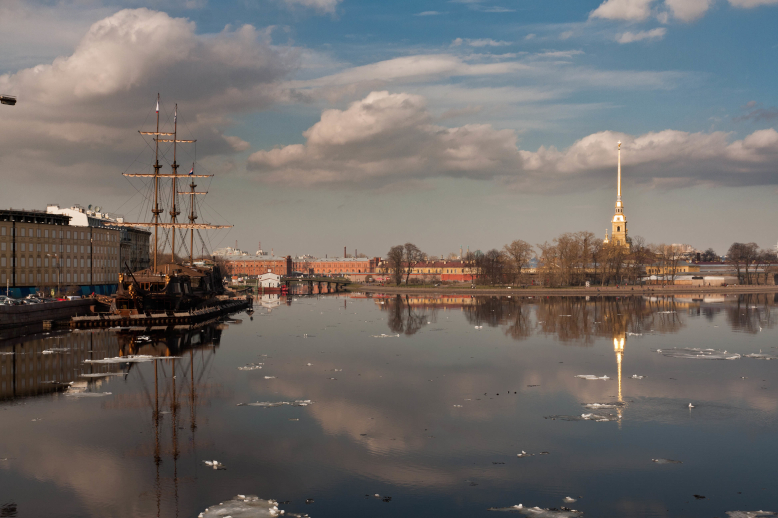
#> input picture DSIM/images/boat1.jpg, 778 x 518 px
$ jupyter execute --allow-errors E04_Kasela_Pranav_846965.ipynb   (shell and % lines are left out)
#> lines starting #> are read from the running program, lines starting #| are printed output that depends on the picture; long printed decimals are rounded
[cell 1]
import numpy as np
import cv2 as cv
from matplotlib import pyplot as plt

[cell 2]
im1 = cv.imread("images/boat1.jpg", 0)
#> im1: shape (518, 778); min 0, max 255, mean 108.1
im2 = cv.imread("images/boat3.jpg", 0)
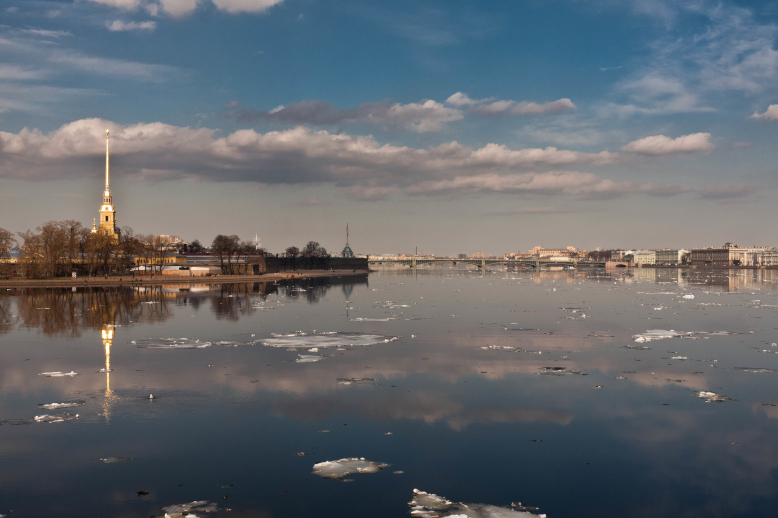
#> input picture DSIM/images/boat3.jpg, 778 x 518 px
#> im2: shape (518, 778); min 4, max 255, mean 103.4

[cell 3]
plt.figure(figsize=(15,10))

plt.subplot(121)
plt.imshow(im1, cmap='gray')
plt.subplot(122)
plt.imshow(im2, cmap='gray')

plt.show()
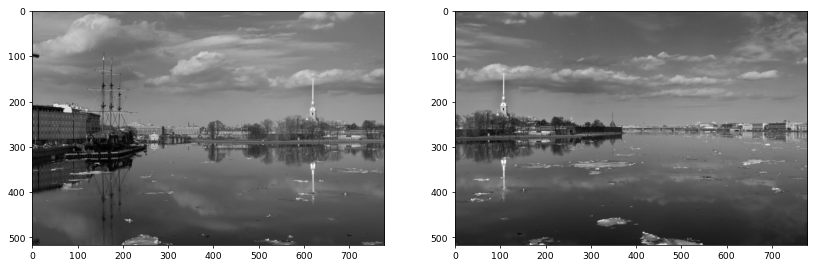
#> figure drawn by matplotlib, 2 panels

### 1. Trovare l'omografia che descrive la trasformazione tra il <u>secondo</u> set di punti ed il <u>primo</u>

https://docs.opencv.org/3.4.2/d9/d0c/group__calib3d.html#ga4abc2ece9fab9398f2e560d53c8c9780

[cell 4]
# Estrazione keypoint
sift = cv.xfeatures2d.SIFT_create()
(kps1, features1) = sift.detectAndCompute(im1, None)
#> kps1 = 1193 keypoints; strongest (x, y, size): (282, 511, 2.2), (147, 338, 2.1), (215, 462, 2.6), (520, 505, 2.1)
(kps2, features2) = sift.detectAndCompute(im2, None)
#> kps2 = 850 keypoints; strongest (x, y, size): (415, 490, 2.4), (142, 268, 3.2), (151, 396, 2), (448, 502, 3)
# Match features
bf = cv.BFMatcher(crossCheck=True)
matches = bf.match(features1, features2)
#> matches = 379 matches

[cell 5]
def myHomography(kps1, kps2, matches):
    """
    This function takes the keypoints for both images (kps1 and kps2) and the matches
    but only the best 100 matches and their respective kps1 and kps2 are taken, later
    the findHomography of cv2 is used with RANSAC with a threshold = 5 for the outliers
    """
    matches = sorted(matches, key=lambda x: x.distance)[0:50]
#> matches = 50 matches
    kps1_matches = np.array(list(map(lambda x: kps1[x.queryIdx].pt, matches)))
#> kps1_matches = 50 pairs, first value 550.7 to 750.5, second value 168.1 to 311.7
    kps2_matches = np.array(list(map(lambda x: kps2[x.trainIdx].pt, matches)))
#> kps2_matches = 50 pairs, first value 33.72 to 232.4, second value 156.9 to 302.2
    #if distance between destination and H*src > ransacReprojThreshold then it is an outlier
    #it default to 3, we set it to 5 to be more lenient
    H,_ = cv.findHomography(kps2_matches, kps1_matches, cv.RANSAC, ransacReprojThreshold=5)
#> H = [[0.566, -0.0233, 521.8], [-0.152, 0.909, 31.06], [-0.000548, -3.89e-05, 1]]
    return H

[cell 6]
H = myHomography(kps1, kps2, matches)
print(H)
#| [[ 5.66168214e-01 -2.32744311e-02  5.21753996e+02]
#|  [-1.51702888e-01  9.08563313e-01  3.10559979e+01]
#|  [-5.48136437e-04 -3.88932464e-05  1.00000000e+00]]

### 2. Applicare l'omografia alla seconda immagine

https://docs.opencv.org/3.4.2/da/d54/group__imgproc__transform.html#gaf73673a7e8e18ec6963e3774e6a94b87

https://docs.opencv.org/3.4.2/da/d6e/tutorial_py_geometric_transformations.html

[cell 7]
def myWarp(im, H, shape):
    """
    Simply warps the image using the H matrix and return an image
    with the desired shape.
    """
    return cv.warpPerspective(im, H, shape)

The tranformation applied by warpPerspective using the H matrix is:
$$ \tilde x,\tilde y = \Big ( \dfrac{H_{11}x+H_{12}y+H_{13}}{H_{31}x+H_{32}y+H_{33}},\dfrac{H_{21}x+H_{22}y+H_{23}}{H_{31}x+H_{32}y+H_{33}} \Big )$$

[cell 8]
def transformed_coordinates(H,x,y):
    "Uses the H matrix and the trasformation described above to get trasnformed x and y"
    x_new = (H[0][0]*x+H[0][1]*y+H[0][2])/(H[2][0]*x+H[2][1]*y+H[2][2])
    y_new = (H[1][0]*x+H[1][1]*y+H[1][2])/(H[2][0]*x+H[2][1]*y+H[2][2])
    return x_new, y_new

**Here we print and see how the borders points are trasformed, which will also be useful to see how to crop the image later, in order to automatize the collage process to adapt to any new picture it sees.**

[cell 9]
x_1 = im2.shape[1]
#> x_1 = 778
y_1 = im2.shape[0]
#> y_1 = 518
print("Transformation of x:", "(" + str(x_1)+"," +str(y_1)+")", "is", transformed_coordinates(H,x_1,y_1))
#> in transformed_coordinates, `x_new = (H[0][0]*x+H[0][1]*y+H[0][2])/(H[2][0]*x+H[2][1]*y+H[2][2])`: x_new = 1717
#> in transformed_coordinates, `y_new = (H[1][0]*x+H[1][1]*y+H[1][2])/(H[2][0]*x+H[2][1]*y+H[2][2])`: y_new = 693.3
#| Transformation of x: (778,518) is (1716.970, 693.287)

[cell 10]
x_2 = im2.shape[1]
#> x_2 = 778
y_2 = 0
print("Transformation of x:", "(" + str(x_2)+"," +str(y_2)+")", "is", transformed_coordinates(H,x_2,y_2))
#| Transformation of x: (778,0) is (1677.680, -151.633)

[cell 11]
x_3 = 0
y_3 = 0
print("Transformation of x:", "(" + str(x_3)+"," +str(y_3)+")", "is", transformed_coordinates(H,x_3,y_3))
#| Transformation of x: (0,0) is (521.754, 31.056)

[cell 12]
x_4 = 0
y_4 = im2.shape[0]
#> y_4 = 518
print("Transformation of x:", "(" + str(x_4)+"," +str(y_4)+")", "is", transformed_coordinates(H,x_4,y_4))
#| Transformation of x: (0,518) is (520.178, 512.007)

**Here we choose the maximum of the all border points and the other image dimensions so there is no loss of information.**

[cell 13]
# Apply a perspective warp to stitch the images together
plt.figure(figsize=(15,10))
shape = (int(max(transformed_coordinates(H,x_1,y_1)[0],
                 transformed_coordinates(H,x_2,y_2)[0],
                 transformed_coordinates(H,x_3,y_3)[0],
                 transformed_coordinates(H,x_4,y_4)[0],
                 im1.shape[1])),
             int(max(transformed_coordinates(H,x_1,y_1)[1],
                 transformed_coordinates(H,x_2,y_2)[1],
                 transformed_coordinates(H,x_3,y_3)[1],
                 transformed_coordinates(H,x_4,y_4)[1],
                 im1.shape[0])))
#> shape = (1716, 693)
temp = myWarp(im2, H, shape)
plt.imshow(temp, cmap='gray'); plt.show()

### 3. Integrare la prima immagine

``im_base[from_y:to_y, from_x:to_x] = im_new``

[cell 14]
def myCollage(im_base, im_new):
    """
    This one just puts the im_new on top of im_base nothing special,
    it assumes the im_new can be contained in im_base otherwise an
    exception will be raised.
    """
    im_base[:im_new.shape[0],:im_new.shape[1]] = im_new
    return im_base

**Finally we plot the stitched image, but there is a small problem: the merging of the photos is not smooth, in fact, we can see a divider line in between**

[cell 15]
plt.figure(figsize=(15,10))
result = myCollage(temp, im1)
plt.imshow(result, cmap='gray'); plt.show()

### Stitcher Funtion to pack everything
**A final function to stich two images toghether is created, it is completely autonomous and requires no user modification, it will crop the image (if `crop=True`) to remove the black space below created due to the angle found by the perspective transformation.**

[cell 16]
def sticher(im1, im2, crop=True):
    """
    We collect everything done above in a unique function, this way
    we need to feed only two image which need to be stiched.
    """
#> called with crop = True
    # Estrazione keypoint
    sift = cv.xfeatures2d.SIFT_create()
    (kps1, features1) = sift.detectAndCompute(im1, None)
    (kps2, features2) = sift.detectAndCompute(im2, None)
    # Match features
    bf = cv.BFMatcher(crossCheck=True)
    matches = bf.match(features1, features2)
#> matches = 379 matches

    H = myHomography(kps1, kps2, matches)

    x_1, y_1 = im2.shape[1], im2.shape[0]
#> x_1 = 778; y_1 = 518
    x_2, y_2 = im2.shape[1], 0
#> x_2 = 778; y_2 = 0
    x_3, y_3 = 0, im2.shape[0]
#> x_3 = 0; y_3 = 518
    x_4, y_4 = 0, 0

    shape = (int(max(transformed_coordinates(H,x_1,y_1)[0],
                 transformed_coordinates(H,x_2,y_2)[0],
                 transformed_coordinates(H,x_3,y_3)[0],
                 transformed_coordinates(H,x_4,y_4)[0],
                 im1.shape[1])),
             int(max(transformed_coordinates(H,x_1,y_1)[1],
                 transformed_coordinates(H,x_2,y_2)[1],
                 transformed_coordinates(H,x_3,y_3)[1],
                 transformed_coordinates(H,x_4,y_4)[1],
                 im1.shape[0])))
#> shape = (1716, 693)

    temp = myWarp(im2, H, shape)

    if not crop:
        return myCollage(temp, im1)

    x_coord = int(min(transformed_coordinates(H,x_1,y_1)[1],
                 transformed_coordinates(H,x_2,y_2)[1],
                 transformed_coordinates(H,x_3,y_3)[1],
                 transformed_coordinates(H,x_4,y_4)[1]))
#> x_coord = -151

    return myCollage(temp, im1)[:im1.shape[0],:x_coord]
#> returned value: shape (518, 1565)

[cell 17]
plt.figure(figsize=(15,10))
plt.imshow(sticher(im1,im2, True), cmap='gray'); plt.axis('off')
plt.show()

## Smooth Stitcher
**As we said before the transition between the two images is not smooth, so a now collage maker is created: *myCollage_smooth***;

**It basically pastes the new picture until the blend_start, after which it will blend the pictures using a weighed average between the new and base image, the more we go near the base image at the right the more weight is given to the base image: at the starting point of the blending (`blend_start`) the weight of the base image is 0, while at the end of the new picture the weight of the base images has value 1**.

[cell 18]
def myCollage_smooth(im_base, im_new, blend_start):
    """
    Pastes the new picture until the blend_start, after which it will
    blend the pictures using a weighed average between the new and base image,
    the weight changes while be move in the image, the more we go near
    the base image at the right the more weight is given to the base image:
    at the blend_point the weight is 0 while at the end of the new picture the weight has value 1
    """
    im_base[:im_new.shape[0],:blend_start] = im_new[:im_new.shape[0],:blend_start]
    for w in range(blend_start,im_new.shape[1]):
        weight = (w-blend_start)/(im_new.shape[1]-blend_start)
        im_base[:im_new.shape[0],w] = (1-weight)*im_new[:,w] + weight*im_base[:im_new.shape[0],w]
    return im_base

def sticher_smooth(im1, im2, crop=True):
    """Same as the sticher function as above but uses the myCollage_smooth to blend the images"""
#> called with crop = True
    # Estrazione keypoint
    sift = cv.xfeatures2d.SIFT_create()
    (kps1, features1) = sift.detectAndCompute(im1, None)
    (kps2, features2) = sift.detectAndCompute(im2, None)
    # Match features
    bf = cv.BFMatcher(crossCheck=True)
    matches = bf.match(features1, features2)
#> matches = 379 matches

    H = myHomography(kps1, kps2, matches)

    x_1, y_1 = im2.shape[1], im2.shape[0]
#> x_1 = 778; y_1 = 518
    x_2, y_2 = im2.shape[1], 0
#> x_2 = 778; y_2 = 0
    x_3, y_3 = 0, im2.shape[0]
#> x_3 = 0
    x_4, y_4 = 0, 0

    shape = (int(max(transformed_coordinates(H,x_1,y_1)[0],
                 transformed_coordinates(H,x_2,y_2)[0],
                 transformed_coordinates(H,x_3,y_3)[0],
                 transformed_coordinates(H,x_4,y_4)[0],
                 im1.shape[1])),
             int(max(transformed_coordinates(H,x_1,y_1)[1],
                 transformed_coordinates(H,x_2,y_2)[1],
                 transformed_coordinates(H,x_3,y_3)[1],
                 transformed_coordinates(H,x_4,y_4)[1],
                 im1.shape[0])))
#> shape = (1716, 693)

    temp = myWarp(im2, H, shape)
    blend_start = int(min(transformed_coordinates(H,x_3,y_3)[0],
                         transformed_coordinates(H,x_4,y_4)[0]))
#> blend_start = 520

    if not crop:
        return myCollage_smooth(temp, im1, blend_start)

    x_coord = int(min(transformed_coordinates(H,x_1,y_1)[1],
                 transformed_coordinates(H,x_2,y_2)[1])) #depends only on the image on the right
#> x_coord = -151
    return myCollage_smooth(temp, im1, blend_start)[:im1.shape[0],:x_coord]
#> the loop in myCollage_smooth, `for w in range(blend_start,im_new.shape[1]):` made 258 passes
#> weight on passes 1 to 3: 0, 0.00388, 0.00775
#> after the loop in myCollage_smooth, `for w in range(blend_start,im_new.shape[1]):`: im_base: shape (693, 1716); min 0, max 254, mean 87.3

[cell 19]
plt.figure(figsize=(15,10))
plt.imshow(sticher_smooth(im1,im2), cmap='gray'); plt.axis('off')
plt.show()

**The image is now every smooth compared to the initial naive approach of just pasting the two images above, and it is just as fast as the non-weighted one.**

## Three images
**We test the two methods with 3 images to compare them visibly**

[cell 20]
im3 = cv.imread("images/boat2.jpg", 0)
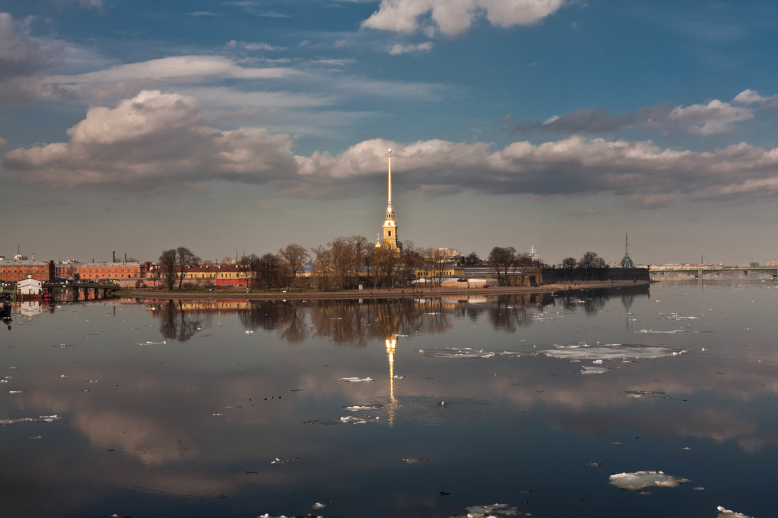
#> input picture DSIM/images/boat2.jpg, 778 x 518 px
#> im3: shape (518, 778); min 1, max 255, mean 98.1

**To stich the three images we stitch first the two images boat1 and boat2, respectively saved in im1 and im3 variables and after that we stitch the resulting image with the boat3 (im2).**

[cell 21]
plt.figure(figsize=(20,12))
plt.imshow(sticher(sticher(im1,im3),im2), cmap='gray'); plt.axis('off')
#> in sticher (call 2), `(kps2, features2) = sift.detectAndCompute(im2, None)`: kps2 = 842 keypoints; strongest (x, y, size): (719, 508, 2.6), (266, 515, 1.9), (389, 232, 2), (151, 268, 2)
#> in sticher (call 2), `matches = bf.match(features1, features2)`: matches = 481 matches
#> call 3 of sticher, with crop = True
#> in sticher (call 3), `(kps1, features1) = sift.detectAndCompute(im1, None)`: kps1 = 1417 keypoints; strongest (x, y, size): (282, 511, 2.2), (147, 338, 2.1), (215, 462, 2.6), (520, 505, 2.1)
#> in sticher (call 3), `(kps2, features2) = sift.detectAndCompute(im2, None)`: kps2 = 850 keypoints; strongest (x, y, size): (415, 490, 2.4), (142, 268, 3.2), (151, 396, 2), (448, 502, 3)
#> in sticher (call 3), `matches = bf.match(features1, features2)`: matches = 467 matches
#> in sticher (call 3), `H = myHomography(kps1, kps2, matches)`: H = [[0.566, -0.0389, 522.3], [-0.149, 0.898, 32], [-0.00054, -6.43e-05, 1]]
#> in sticher (call 3), `shape = (int(max(transformed_coordinates(H,x_1,y_1)[0], transformed_co..`: shape = (1724, 696)
#> in sticher (call 3), `x_coord = int(min(transformed_coordinates(H,x_1,y_1)[1], transformed_c..`: x_coord = -145
#> in sticher (call 3), `return myCollage(temp, im1)[:im1.shape[0],:x_coord]`:
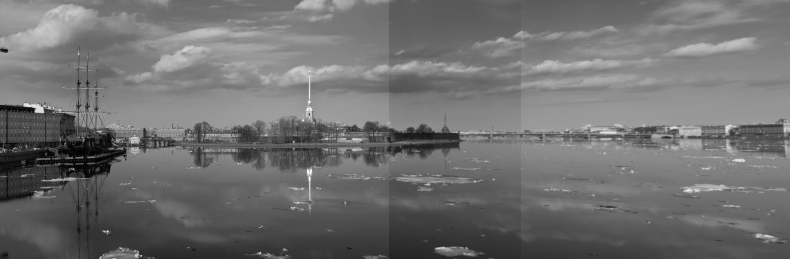
#> returned value: shape (518, 1579) (shown at 1/2 size); min 0, max 255, mean 111.4
plt.title("Normal Stiching")
plt.show()

plt.figure(figsize=(20,12))
plt.imshow(sticher_smooth(sticher_smooth(im1,im3),im2), cmap='gray'); plt.axis('off')
#> in sticher_smooth (call 2), `(kps2, features2) = sift.detectAndCompute(im2, None)`: kps2 = 842 keypoints; strongest (x, y, size): (719, 508, 2.6), (266, 515, 1.9), (389, 232, 2), (151, 268, 2)
#> in sticher_smooth (call 2), `matches = bf.match(features1, features2)`: matches = 481 matches
#> call 2 of myCollage_smooth, with blend_start = 242
#> in myCollage_smooth (call 2), `im_base[:im_new.shape[0],:blend_start] = im_new[:im_new.shape[0],:blen..`:
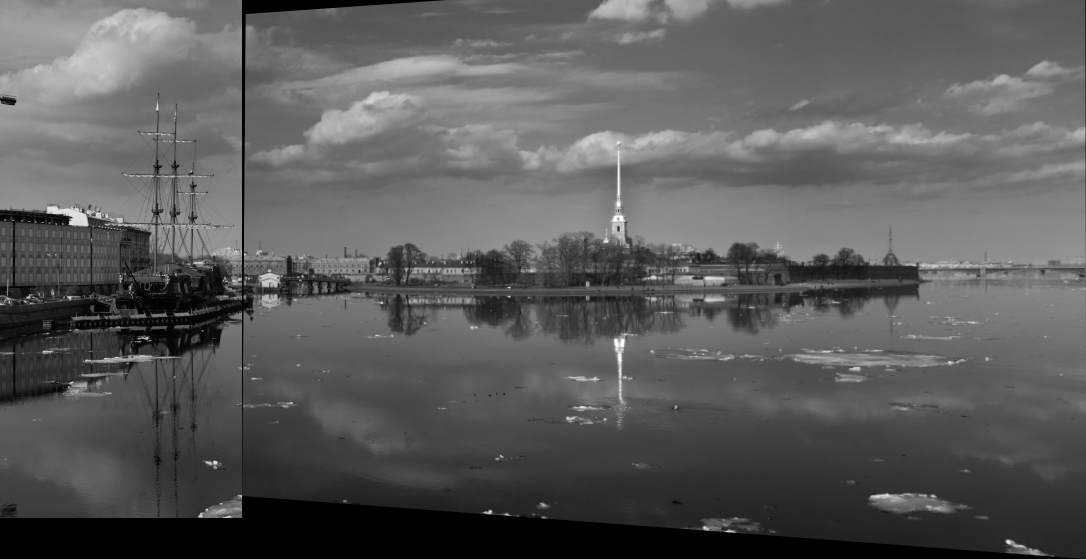
#> im_base: shape (559, 1086); min 0, max 255, mean 90.9
#> the loop in myCollage_smooth (call 2), `for w in range(blend_start,im_new.shape[1]):` made 536 passes
#> weight on passes 1 to 3: 0, 0.00187, 0.00373
#> in sticher_smooth (call 3), `(kps1, features1) = sift.detectAndCompute(im1, None)`: kps1 = 1451 keypoints; strongest (x, y, size): (147, 338, 2.1), (215, 462, 2.6), (282, 511, 2.2), (70, 297, 2.6)
#> in sticher_smooth (call 3), `(kps2, features2) = sift.detectAndCompute(im2, None)`: kps2 = 850 keypoints; strongest (x, y, size): (415, 490, 2.4), (142, 268, 3.2), (151, 396, 2), (448, 502, 3)
#> in sticher_smooth (call 3), `matches = bf.match(features1, features2)`: matches = 492 matches
#> call 3 of myCollage_smooth, with blend_start = 519
#> the loop in myCollage_smooth (call 3), `for w in range(blend_start,im_new.shape[1]):` made 523 passes
#> weight on passes 1 to 3: 0, 0.00191, 0.00382
#> after the loop in myCollage_smooth (call 3), `for w in range(blend_start,im_new.shape[1]):`:
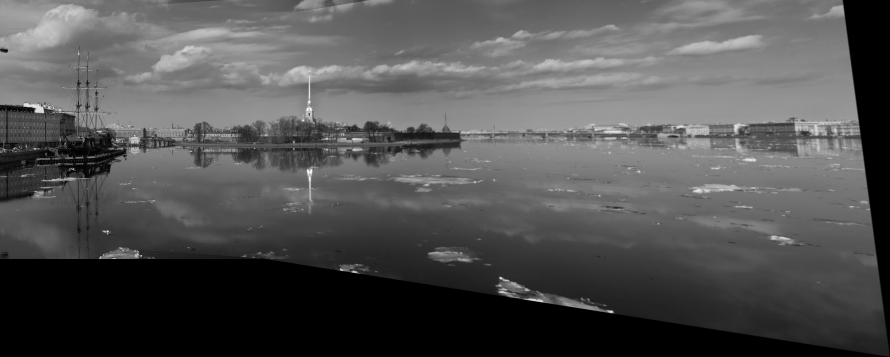
#> im_base: shape (714, 1780) (shown at 1/2 size); min 0, max 254, mean 82.4
plt.title("Smooth Stiching")
plt.show()

**However there is a problem, the sticher is only able to add images to the right, if we continue adding images to the right after a certain while the images need to rotate too much, streaching the x axis a lot, for example a 180 degree photo. A solution to this problem is to create also a left sticher and stich pictures alternativelty.**

**We see the problem with a potential solution using another example.**

[cell 22]
im1 = cv.imread("images/S1.jpg", 0)
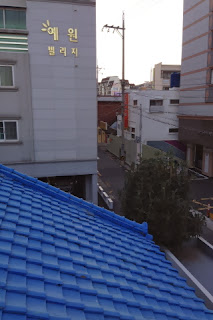
#> input picture DSIM/images/S1.jpg, 213 x 320 px
#> im1: shape (320, 213); min 0, max 255, mean 97.5
im2 = cv.imread("images/S2.jpg", 0)
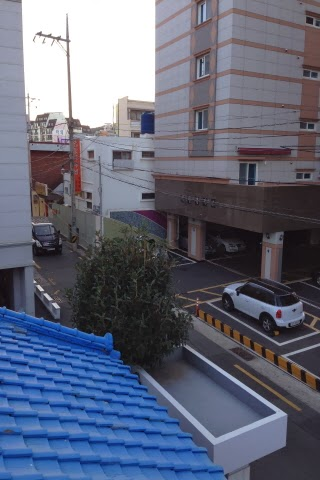
#> input picture DSIM/images/S2.jpg, 320 x 480 px
#> im2: shape (480, 320); min 8, max 255, mean 103.4
im3 = cv.imread("images/S3.jpg", 0)
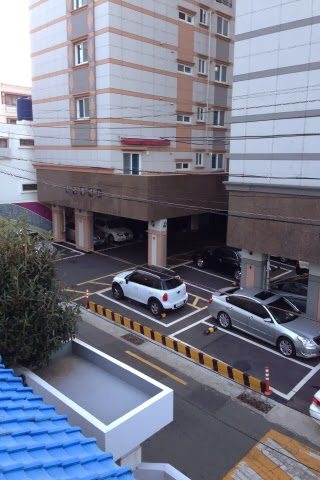
#> input picture DSIM/images/S3.jpg, 320 x 480 px
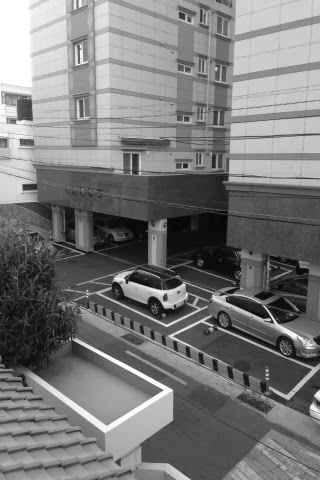
#> im3: shape (480, 320); min 1, max 255, mean 121.6
im4 = cv.imread("images/S4.jpg", 0)
im5 = cv.imread("images/S5.jpg", 0)

[cell 23]
plt.figure(figsize=(20,15))

plt.subplot(151)
plt.imshow(im1, cmap='gray')
plt.axis('off')
plt.subplot(152)
plt.imshow(im2, cmap='gray')
plt.axis('off')
plt.subplot(153)
plt.imshow(im3, cmap='gray')
plt.axis('off')
plt.subplot(154)
#> (the rest of this cell did not finish here and is left out)

[cell 24]
plt.figure(figsize=(15,15))

#> (the rest of this cell did not finish here and is left out)

#> in sticher (call 4), `(kps1, features1) = sift.detectAndCompute(im1, None)`: kps1 = 1107 keypoints; strongest (x, y, size): (272, 322, 2.1), (165, 298, 3.8), (313, 407, 4.6), (159, 293, 6.4)
plt.imshow(result, cmap='gray'); plt.axis('off')
plt.title("Explosion of Stiching without Alternation between right and left stiching")
plt.show()

[cell 25]
#Probably not the best way, but it works :D
def left_sticher_smooth(im1, im2, crop=True):
    """
    Substantionally filps the two image on, then considers the im2 as left
    image and im1 as right image, uses the already existing function and
    flips back the result in the right position.
    """
    # Estrazione keypoint
    im1 = np.flip(im1, 1)
    im2 = np.flip(im2, 1)

    return np.flip(sticher_smooth(im2, im1, crop),1)

def left_sticher(im1, im2, crop=True):
    """
    Substantionally filps the two image on, then considers the im2 as left
    image and im1 as right image, uses the already existing function and
    flips back the result in the right position.
    """
    # Estrazione keypoint
    im1 = np.flip(im1, 1)
    im2 = np.flip(im2, 1)

    return np.flip(sticher(im2, im1, crop),1)

[cell 26]
plt.figure(figsize=(15,15))

#> (the rest of this cell did not finish here and is left out)

[cell 27]
plt.figure(figsize=(15,15))

#> (the rest of this cell did not finish here and is left out)
